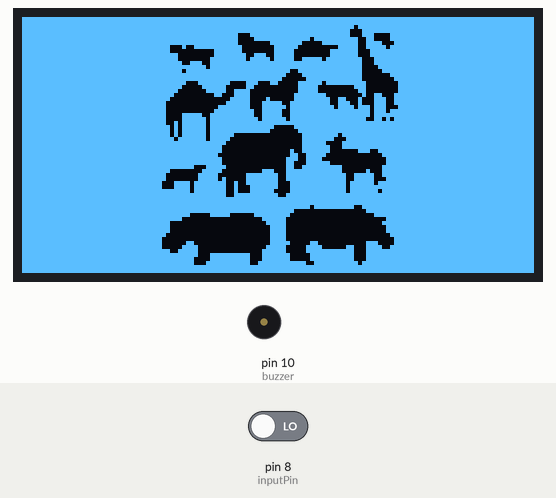
Simulated run of this sketch. Board: Arduino Uno, built with avr-gcc and run on an emulated ATmega328P. On the bench: 128×64 one-colour display, buzzer (waves = sounding, pin HIGH). The test bench sets the inputs (shaded band); at power-on: pin 8 (inputPin) LOW. The modem accepts every AT command (registered, SIM ready, sends succeed) and sends nothing else; what the sketch prints to the serial monitor is not drawn.

Above: at 5.2 s.
At 11.3 s:
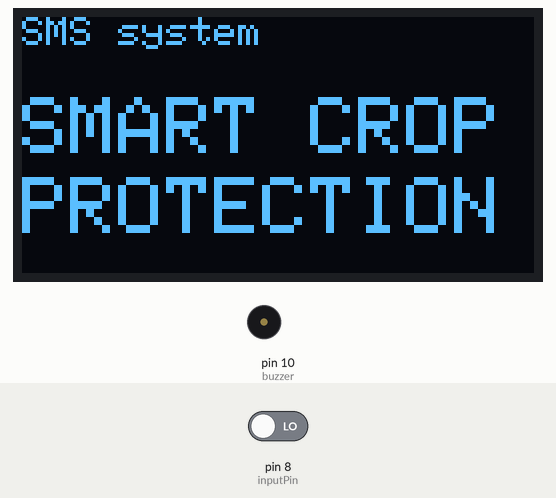
11.4 s: pin 8 (inputPin) driven HIGH
At 11.76 s:
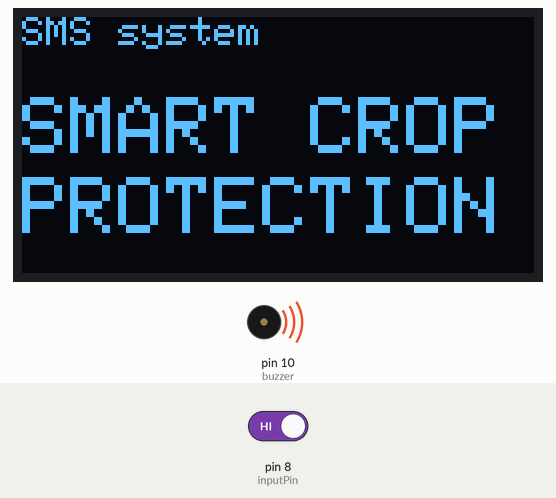
14.4 s: pin 8 (inputPin) driven LOW
At 15.0 s:
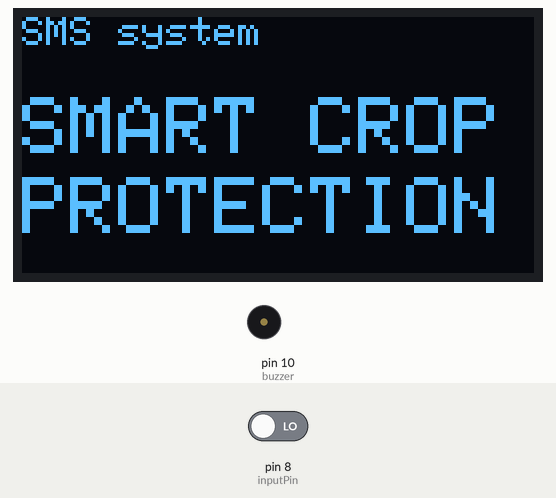
Timing chart, 0 to 17.4 s (numbered marks = the images above; inputs shaded):
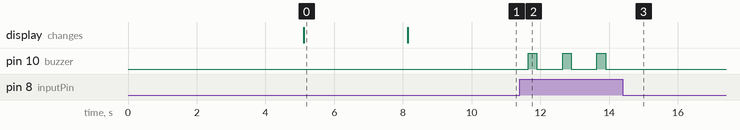

The sketch:

crop_protection_oled.ino.ino
```cpp
#include <Wire.h>
#include <Adafruit_GFX.h>
#include <Adafruit_SH1106.h>
#include <SoftwareSerial.h>
SoftwareSerial gsm(3, 2); // RX, TX
#define OLED_RESET -1
Adafruit_SH1106 display(OLED_RESET);
int buzzer = 10; // choose the pin for the LED
int inputPin = 8; // choose the input pin (for PIR sensor)
int vals = 0; // variable for reading the pin status
unsigned int current_millis;
unsigned int last_millis = 0;
unsigned int l_m = 0;

static const unsigned char PROGMEM start_up[] =
{ 0xff, 0xff, 0xff, 0xff, 0xff, 0xff, 0xff, 0xff, 0xff, 0xff, 0xff, 0xff, 0xff, 0xff, 0xff, 0xff,
  0xff, 0xff, 0xff, 0xff, 0xff, 0xff, 0xff, 0xff, 0xff, 0xff, 0xff, 0xff, 0xff, 0xff, 0xff, 0xff,
  0xff, 0xff, 0xff, 0xff, 0xff, 0xff, 0xff, 0xff, 0xff, 0xff, 0xef, 0xff, 0xff, 0xff, 0xff, 0xff,
  0xff, 0xff, 0xff, 0xff, 0xff, 0xff, 0xff, 0xff, 0xff, 0xff, 0xc7, 0xff, 0xff, 0xff, 0xff, 0xff,
  0xff, 0xff, 0xff, 0xff, 0xff, 0xff, 0xfc, 0x7f, 0xff, 0xff, 0xc7, 0x0f, 0xff, 0xff, 0xff, 0xff,
  0xff, 0xff, 0xff, 0xff, 0xff, 0xff, 0xfc, 0x3f, 0xff, 0x7f, 0xf3, 0x0f, 0xff, 0xff, 0xff, 0xff,
  0xff, 0xff, 0xff, 0xff, 0xff, 0xff, 0xfc, 0x03, 0xfc, 0x1f, 0xf3, 0xc7, 0xff, 0xff, 0xff, 0xff,
  0xff, 0xff, 0xff, 0xff, 0xf8, 0x9f, 0xfe, 0x01, 0xf8, 0x01, 0xf3, 0xef, 0xff, 0xff, 0xff, 0xff,
  0xff, 0xff, 0xff, 0xff, 0xf8, 0x00, 0xfe, 0x01, 0xf0, 0x07, 0xf1, 0xff, 0xff, 0xff, 0xff, 0xff,
  0xff, 0xff, 0xff, 0xff, 0xfe, 0x00, 0xff, 0x39, 0xf0, 0x07, 0xf1, 0xff, 0xff, 0xff, 0xff, 0xff,
  0xff, 0xff, 0xff, 0xff, 0xfe, 0x01, 0xff, 0x7d, 0xf3, 0xef, 0xf8, 0xff, 0xff, 0xff, 0xff, 0xff,
  0xff, 0xff, 0xff, 0xff, 0xff, 0x39, 0xff, 0xff, 0xff, 0xff, 0xf8, 0xff, 0xff, 0xff, 0xff, 0xff,
  0xff, 0xff, 0xff, 0xff, 0xff, 0xfd, 0xff, 0xff, 0xff, 0xff, 0xf8, 0x7f, 0xff, 0xff, 0xff, 0xff,
  0xff, 0xff, 0xff, 0xff, 0xff, 0x7f, 0xff, 0xff, 0xe7, 0xff, 0xf8, 0x3f, 0xff, 0xff, 0xff, 0xff,
  0xff, 0xff, 0xff, 0xff, 0xff, 0xff, 0xff, 0xff, 0xc3, 0xff, 0xf8, 0x0f, 0xff, 0xff, 0xff, 0xff,
  0xff, 0xff, 0xff, 0xff, 0xff, 0xff, 0xff, 0xff, 0x81, 0xff, 0xf8, 0x07, 0xff, 0xff, 0xff, 0xff,
  0xff, 0xff, 0xff, 0xff, 0xff, 0x8f, 0xf0, 0xe3, 0x07, 0xef, 0xfc, 0x03, 0xff, 0xff, 0xff, 0xff,
  0xff, 0xff, 0xff, 0xff, 0xff, 0x07, 0xe0, 0xc0, 0x07, 0xc0, 0x1c, 0x03, 0xff, 0xff, 0xff, 0xff,
  0xff, 0xff, 0xff, 0xff, 0xfe, 0x03, 0xe7, 0x80, 0x07, 0xc0, 0x0c, 0x03, 0xff, 0xff, 0xff, 0xff,
  0xff, 0xff, 0xff, 0xff, 0xfc, 0x00, 0xc7, 0x80, 0x0f, 0xf0, 0x04, 0xc7, 0xff, 0xff, 0xff, 0xff,
  0xff, 0xff, 0xff, 0xff, 0xf8, 0x00, 0x0f, 0x84, 0x0f, 0xf9, 0x88, 0xe7, 0xff, 0xff, 0xff, 0xff,
  0xff, 0xff, 0xff, 0xff, 0xf0, 0x00, 0x1f, 0x8f, 0x9f, 0xf9, 0xc8, 0xe7, 0xff, 0xff, 0xff, 0xff,
  0xff, 0xff, 0xff, 0xff, 0xf0, 0x00, 0x7f, 0x8f, 0xdf, 0xfd, 0xee, 0xe3, 0xff, 0xff, 0xff, 0xff,
  0xff, 0xff, 0xff, 0xff, 0xf0, 0x00, 0xff, 0xcf, 0x9f, 0xff, 0xfe, 0xef, 0xff, 0xff, 0xff, 0xff,
  0xff, 0xff, 0xff, 0xff, 0xf0, 0xf9, 0xff, 0xcf, 0x9f, 0xff, 0xfe, 0xff, 0xff, 0xff, 0xff, 0xff,
  0xff, 0xff, 0xff, 0xff, 0xf0, 0xfd, 0xff, 0xef, 0xdf, 0xff, 0xfc, 0xd7, 0xff, 0xff, 0xff, 0xff,
  0xff, 0xff, 0xff, 0xff, 0xf2, 0xfd, 0xff, 0xff, 0xff, 0xff, 0xff, 0xff, 0xff, 0xff, 0xff, 0xff,
  0xff, 0xff, 0xff, 0xff, 0xfa, 0xfd, 0xff, 0xfe, 0x0f, 0xff, 0xff, 0xff, 0xff, 0xff, 0xff, 0xff,
  0xff, 0xff, 0xff, 0xff, 0xfa, 0xfd, 0xff, 0xfc, 0x07, 0xff, 0xff, 0xff, 0xff, 0xff, 0xff, 0xff,
  0xff, 0xff, 0xff, 0xff, 0xfa, 0xfd, 0xf8, 0x00, 0x03, 0xfe, 0xff, 0xff, 0xff, 0xff, 0xff, 0xff,
  0xff, 0xff, 0xff, 0xff, 0xfd, 0xfd, 0xf0, 0x00, 0x03, 0xfc, 0x7f, 0xff, 0xff, 0xff, 0xff, 0xff,
  0xff, 0xff, 0xff, 0xff, 0xff, 0xff, 0xe0, 0x00, 0x03, 0xf0, 0xff, 0xff, 0xff, 0xff, 0xff, 0xff,
  0xff, 0xff, 0xff, 0xff, 0xff, 0xff, 0xc0, 0x00, 0x03, 0xf8, 0xff, 0xff, 0xff, 0xff, 0xff, 0xff,
  0xff, 0xff, 0xff, 0xff, 0xff, 0xff, 0xc0, 0x00, 0x13, 0xf8, 0x0e, 0x7f, 0xff, 0xff, 0xff, 0xff,
  0xff, 0xff, 0xff, 0xff, 0xff, 0xff, 0x80, 0x00, 0x19, 0xf0, 0x00, 0x3f, 0xff, 0xff, 0xff, 0xff,
  0xff, 0xff, 0xff, 0xff, 0xff, 0xff, 0xc0, 0x00, 0x39, 0xe0, 0x00, 0x1f, 0xff, 0xff, 0xff, 0xff,
  0xff, 0xff, 0xff, 0xff, 0xff, 0xff, 0xc0, 0x00, 0x31, 0xf8, 0x00, 0x1f, 0xff, 0xff, 0xff, 0xff,
  0xff, 0xff, 0xff, 0xff, 0xff, 0xe3, 0xe0, 0x00, 0x33, 0xff, 0x00, 0x3f, 0xff, 0xff, 0xff, 0xff,
  0xff, 0xff, 0xff, 0xff, 0xf8, 0x07, 0xc0, 0x0e, 0x3f, 0xff, 0x02, 0x3f, 0xff, 0xff, 0xff, 0xff,
  0xff, 0xff, 0xff, 0xff, 0xf0, 0x0f, 0x80, 0xff, 0x3f, 0xff, 0x9f, 0x3f, 0xff, 0xff, 0xff, 0xff,
  0xff, 0xff, 0xff, 0xff, 0xf0, 0x0f, 0xa0, 0xff, 0x3f, 0xff, 0x9f, 0x1f, 0xff, 0xff, 0xff, 0xff,
  0xff, 0xff, 0xff, 0xff, 0xe3, 0xdf, 0xe4, 0xff, 0x1f, 0xff, 0xbf, 0x7f, 0xff, 0xff, 0xff, 0xff,
  0xff, 0xff, 0xff, 0xff, 0xe3, 0xdf, 0xe4, 0x7f, 0x1f, 0xff, 0xbf, 0xff, 0xff, 0xff, 0xff, 0xff,
  0xff, 0xff, 0xff, 0xff, 0xff, 0xdf, 0xe4, 0x7e, 0x1f, 0xff, 0xbf, 0xbf, 0xff, 0xff, 0xff, 0xff,
  0xff, 0xff, 0xff, 0xff, 0xff, 0xff, 0xe7, 0xff, 0x3f, 0xff, 0xff, 0xff, 0xff, 0xff, 0xff, 0xff,
  0xff, 0xff, 0xff, 0xff, 0xff, 0xff, 0xff, 0xff, 0xff, 0xff, 0xff, 0xff, 0xff, 0xff, 0xff, 0xff,
  0xff, 0xff, 0xff, 0xff, 0xff, 0xff, 0xff, 0xff, 0xff, 0xff, 0xff, 0xff, 0xff, 0xff, 0xff, 0xff,
  0xff, 0xff, 0xff, 0xff, 0xff, 0xff, 0xff, 0xff, 0xff, 0x7f, 0xe7, 0xff, 0xff, 0xff, 0xff, 0xff,
  0xff, 0xff, 0xff, 0xff, 0xff, 0xff, 0xff, 0xff, 0xf0, 0x00, 0x03, 0xff, 0xff, 0xff, 0xff, 0xff,
  0xff, 0xff, 0xff, 0xff, 0xff, 0xc1, 0xf0, 0x3f, 0xe0, 0x00, 0x00, 0xff, 0xff, 0xff, 0xff, 0xff,
  0xff, 0xff, 0xff, 0xff, 0xff, 0x00, 0x00, 0x0f, 0xc0, 0x00, 0x00, 0x1f, 0xff, 0xff, 0xff, 0xff,
  0xff, 0xff, 0xff, 0xff, 0xf8, 0x00, 0x00, 0x07, 0xc0, 0x00, 0x00, 0x3f, 0xff, 0xff, 0xff, 0xff,
  0xff, 0xff, 0xff, 0xff, 0xf8, 0x00, 0x00, 0x03, 0xc0, 0x00, 0x00, 0x1f, 0xff, 0xff, 0xff, 0xff,
  0xff, 0xff, 0xff, 0xff, 0xf8, 0x00, 0x00, 0x03, 0xc0, 0x00, 0x00, 0x1f, 0xff, 0xff, 0xff, 0xff,
  0xff, 0xff, 0xff, 0xff, 0xf0, 0x00, 0x00, 0x03, 0xc0, 0x00, 0x00, 0x0f, 0xff, 0xff, 0xff, 0xff,
  0xff, 0xff, 0xff, 0xff, 0xe0, 0x00, 0x00, 0x03, 0xc0, 0x00, 0x00, 0x07, 0xff, 0xff, 0xff, 0xff,
  0xff, 0xff, 0xff, 0xff, 0xe0, 0x60, 0x00, 0x03, 0xe0, 0xc0, 0x03, 0x87, 0xff, 0xff, 0xff, 0xff,
  0xff, 0xff, 0xff, 0xff, 0xe0, 0xf0, 0x00, 0x07, 0xc1, 0xe0, 0x63, 0xcf, 0xff, 0xff, 0xff, 0xff,
  0xff, 0xff, 0xff, 0xff, 0xf9, 0xf0, 0x00, 0x0f, 0xc1, 0xff, 0xe3, 0xff, 0xff, 0xff, 0xff, 0xff,
  0xff, 0xff, 0xff, 0xff, 0xff, 0xf1, 0xff, 0x8f, 0xe0, 0xff, 0xe3, 0xff, 0xff, 0xff, 0xff, 0xff,
  0xff, 0xff, 0xff, 0xff, 0xff, 0xe1, 0xff, 0x8f, 0xe0, 0xff, 0xe3, 0xff, 0xff, 0xff, 0xff, 0xff,
  0xff, 0xff, 0xff, 0xff, 0xff, 0xe3, 0xff, 0x9f, 0xfe, 0x7f, 0xf7, 0xff, 0xff, 0xff, 0xff, 0xff,
  0xff, 0xff, 0xff, 0xff, 0xff, 0xff, 0xff, 0xff, 0xff, 0xff, 0xff, 0xff, 0xff, 0xff, 0xff, 0xff,
  0xff, 0xff, 0xff, 0xff, 0xff, 0xff, 0xff, 0xff, 0xff, 0xff, 0xff, 0xff, 0xff, 0xff, 0xff, 0xff
};


void setup()   {
  pinMode(buzzer, OUTPUT); // declare LED as output
  pinMode(inputPin, INPUT); // declare sensor as input
  gsm.begin(115200);   // Setting the baud rate of GSM Module
  Serial.begin(9600);
  display.begin(SH1106_SWITCHCAPVCC, 0x3C);
  display.clearDisplay();
  display.display();
  delay(2000);
  display.clearDisplay();
  gsm.println("AT");
  delay(1000);
  gsm.println("AT+CFUN=?");
  delay(2000);
  gsm.println("AT+CFUN=1");
  display.clearDisplay();
  display.drawBitmap(0, 0,  start_up, 128, 64, 1);
  display.display();
  delay(3000);
  display.clearDisplay();
  display.setTextSize(1);
  display.setTextColor(WHITE, BLACK);
  display.setCursor(0, 0);
  display.println("SMS system ");
  display.setTextSize(2);
  display.setTextColor(WHITE, BLACK);
  display.setCursor(0, 20);
  display.println("SMART CROP ");
  display.setCursor(0, 40);
  display.println("PROTECTION ");
  display.display();
  delay(2000);
  display.clearDisplay();

}
void loop() {

  vals = digitalRead(inputPin); // read input value
  String md = "";
  if (vals == HIGH) { // check if the input is HIGH
    // we have just turned on
    Serial.println("Motion detected!");
    SendTextMessage();


        digitalWrite(buzzer, HIGH);
        delay(250);
        digitalWrite(buzzer, LOW);
        delay(250);


  } else {
     digitalWrite(buzzer, LOW);

    // we have just turned of
    Serial.println("Motion ended!");
    // We only want to print on the output change, not state

  }

  delay(500);
}
void SendTextMessage()
{
  current_millis = millis();
  if (current_millis - last_millis > 30000) {
    Serial.println("Sending Text...");
    gsm.print("AT+CMGF=1\r"); // Set the shield to SMS mode
    delay(100);
    gsm.print("AT+CMGS=\"+250783869084\"\r");
    delay(200);

    gsm.print("An animal has been detected in your farm , you may consider checking on your crops"); //the content of the message
    gsm.print("\r");
    delay(500);
    gsm.print((char)26);//the ASCII code of the ctrl+z is 26 (required according to the datasheet)
    delay(100);
    gsm.println();
    Serial.println("Text Sent.");
    delay(500);
    last_millis = millis();
  }
}
```

Measured:
- after the input at 11.4 s, pin 10 (buzzer): alternates HIGH for 0.25 s and LOW for 0.75 s, starting after 0.24 s
- after the input at 14.4 s, pin 10 (buzzer): stops changing and stays LOW
- what the display in image 0 shows lasts 3.0 s, from 5.1 s to 8.1 s
